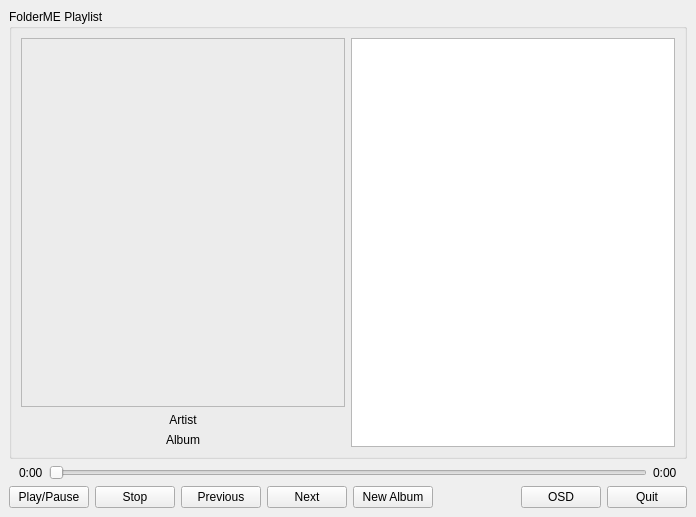
<?xml version="1.0" encoding="UTF-8"?>
<ui version="4.0">
 <class>MainWindow</class>
 <widget class="QMainWindow" name="MainWindow">
  <property name="geometry">
   <rect>
    <x>0</x>
    <y>0</y>
    <width>696</width>
    <height>517</height>
   </rect>
  </property>
  <property name="windowTitle">
   <string>MainWindow</string>
  </property>
  <widget class="QWidget" name="centralwidget">
   <layout class="QVBoxLayout" name="verticalLayout" stretch="1,0,0">
    <item>
     <widget class="QSplitter" name="splitter">
      <property name="orientation">
       <enum>Qt::Horizontal</enum>
      </property>
      <widget class="QGroupBox" name="playlistGrp">
       <property name="title">
        <string>FolderME Playlist</string>
       </property>
       <layout class="QHBoxLayout" name="horizontalLayout_2" stretch="0,0">
        <item>
         <layout class="QVBoxLayout" name="verticalLayout_2" stretch="1,0,0">
          <item>
           <widget class="QLabel" name="plCover">
            <property name="sizePolicy">
             <sizepolicy hsizetype="Preferred" vsizetype="Preferred">
              <horstretch>0</horstretch>
              <verstretch>0</verstretch>
             </sizepolicy>
            </property>
            <property name="frameShape">
             <enum>QFrame::StyledPanel</enum>
            </property>
            <property name="frameShadow">
             <enum>QFrame::Sunken</enum>
            </property>
            <property name="text">
             <string/>
            </property>
            <property name="alignment">
             <set>Qt::AlignCenter</set>
            </property>
           </widget>
          </item>
          <item>
           <widget class="QLabel" name="plArtist">
            <property name="text">
             <string>Artist</string>
            </property>
            <property name="alignment">
             <set>Qt::AlignCenter</set>
            </property>
           </widget>
          </item>
          <item>
           <widget class="QLabel" name="plAlbum">
            <property name="text">
             <string>Album</string>
            </property>
            <property name="alignment">
             <set>Qt::AlignCenter</set>
            </property>
           </widget>
          </item>
         </layout>
        </item>
        <item>
         <widget class="QListWidget" name="playlistUI">
          <property name="sizePolicy">
           <sizepolicy hsizetype="Preferred" vsizetype="Preferred">
            <horstretch>0</horstretch>
            <verstretch>0</verstretch>
           </sizepolicy>
          </property>
         </widget>
        </item>
       </layout>
      </widget>
     </widget>
    </item>
    <item>
     <layout class="QHBoxLayout" name="horizontalLayout_3" stretch="0,1,0">
      <property name="leftMargin">
       <number>10</number>
      </property>
      <property name="rightMargin">
       <number>10</number>
      </property>
      <item>
       <widget class="QLabel" name="tElapsed">
        <property name="text">
         <string>0:00</string>
        </property>
       </widget>
      </item>
      <item>
       <widget class="QSlider" name="tPosition">
        <property name="orientation">
         <enum>Qt::Horizontal</enum>
        </property>
       </widget>
      </item>
      <item>
       <widget class="QLabel" name="tRemaining">
        <property name="text">
         <string>0:00</string>
        </property>
       </widget>
      </item>
     </layout>
    </item>
    <item>
     <layout class="QHBoxLayout" name="horizontalLayout">
      <property name="sizeConstraint">
       <enum>QLayout::SetFixedSize</enum>
      </property>
      <item>
       <widget class="QPushButton" name="playPause">
        <property name="focusPolicy">
         <enum>Qt::TabFocus</enum>
        </property>
        <property name="text">
         <string>Play/Pause</string>
        </property>
       </widget>
      </item>
      <item>
       <widget class="QPushButton" name="stop">
        <property name="focusPolicy">
         <enum>Qt::TabFocus</enum>
        </property>
        <property name="text">
         <string>Stop</string>
        </property>
       </widget>
      </item>
      <item>
       <widget class="QPushButton" name="previous">
        <property name="focusPolicy">
         <enum>Qt::TabFocus</enum>
        </property>
        <property name="text">
         <string>Previous</string>
        </property>
       </widget>
      </item>
      <item>
       <widget class="QPushButton" name="next">
        <property name="focusPolicy">
         <enum>Qt::TabFocus</enum>
        </property>
        <property name="text">
         <string>Next</string>
        </property>
       </widget>
      </item>
      <item>
       <widget class="QPushButton" name="newAlbum">
        <property name="focusPolicy">
         <enum>Qt::TabFocus</enum>
        </property>
        <property name="text">
         <string>New Album</string>
        </property>
        <property name="flat">
         <bool>false</bool>
        </property>
       </widget>
      </item>
      <item>
       <spacer name="horizontalSpacer">
        <property name="orientation">
         <enum>Qt::Horizontal</enum>
        </property>
        <property name="sizeHint" stdset="0">
         <size>
          <width>40</width>
          <height>20</height>
         </size>
        </property>
       </spacer>
      </item>
      <item>
       <widget class="QPushButton" name="osd">
        <property name="text">
         <string>OSD</string>
        </property>
       </widget>
      </item>
      <item>
       <widget class="QPushButton" name="quit">
        <property name="focusPolicy">
         <enum>Qt::TabFocus</enum>
        </property>
        <property name="text">
         <string>Quit</string>
        </property>
       </widget>
      </item>
     </layout>
    </item>
   </layout>
  </widget>
 </widget>
 <resources/>
 <connections/>
</ui>
